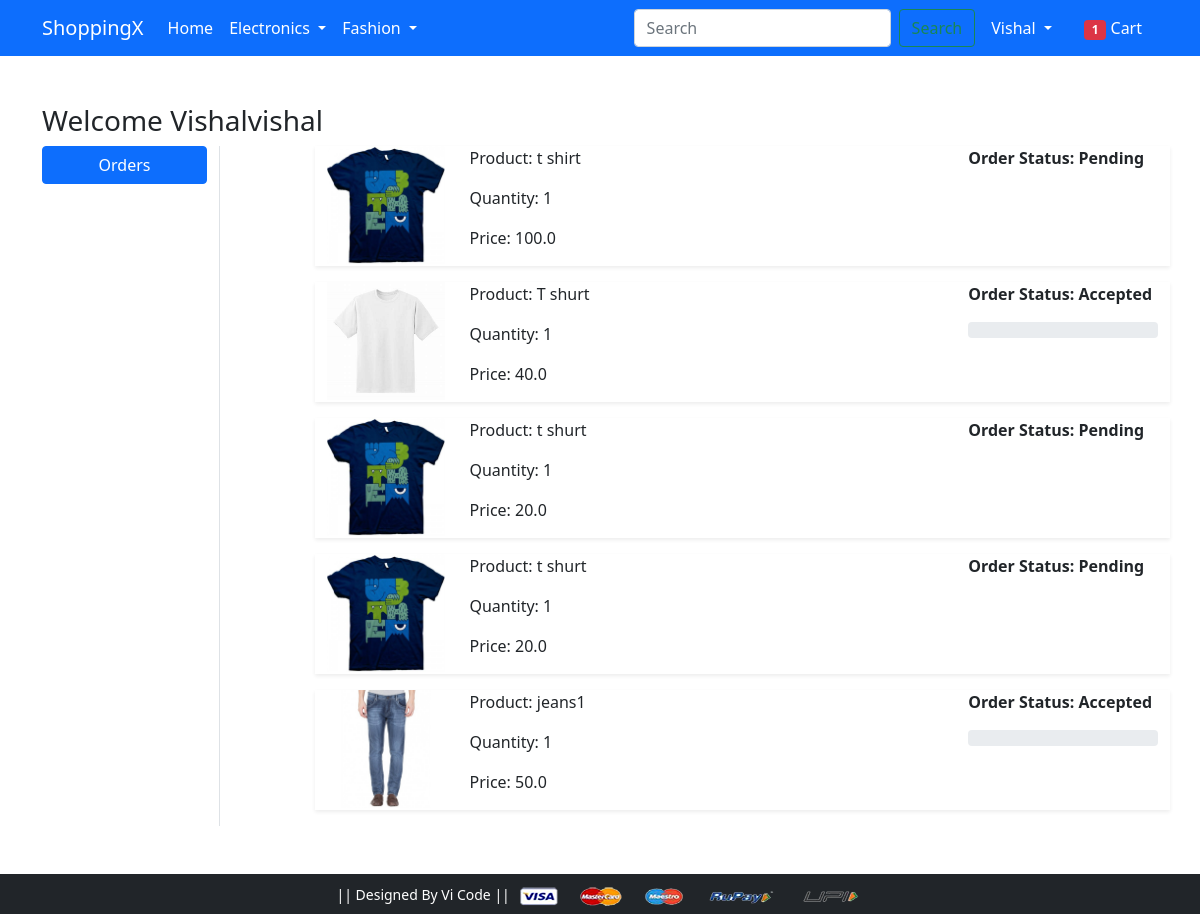
The page /orders/ (signed in) on the database as committed earlier.
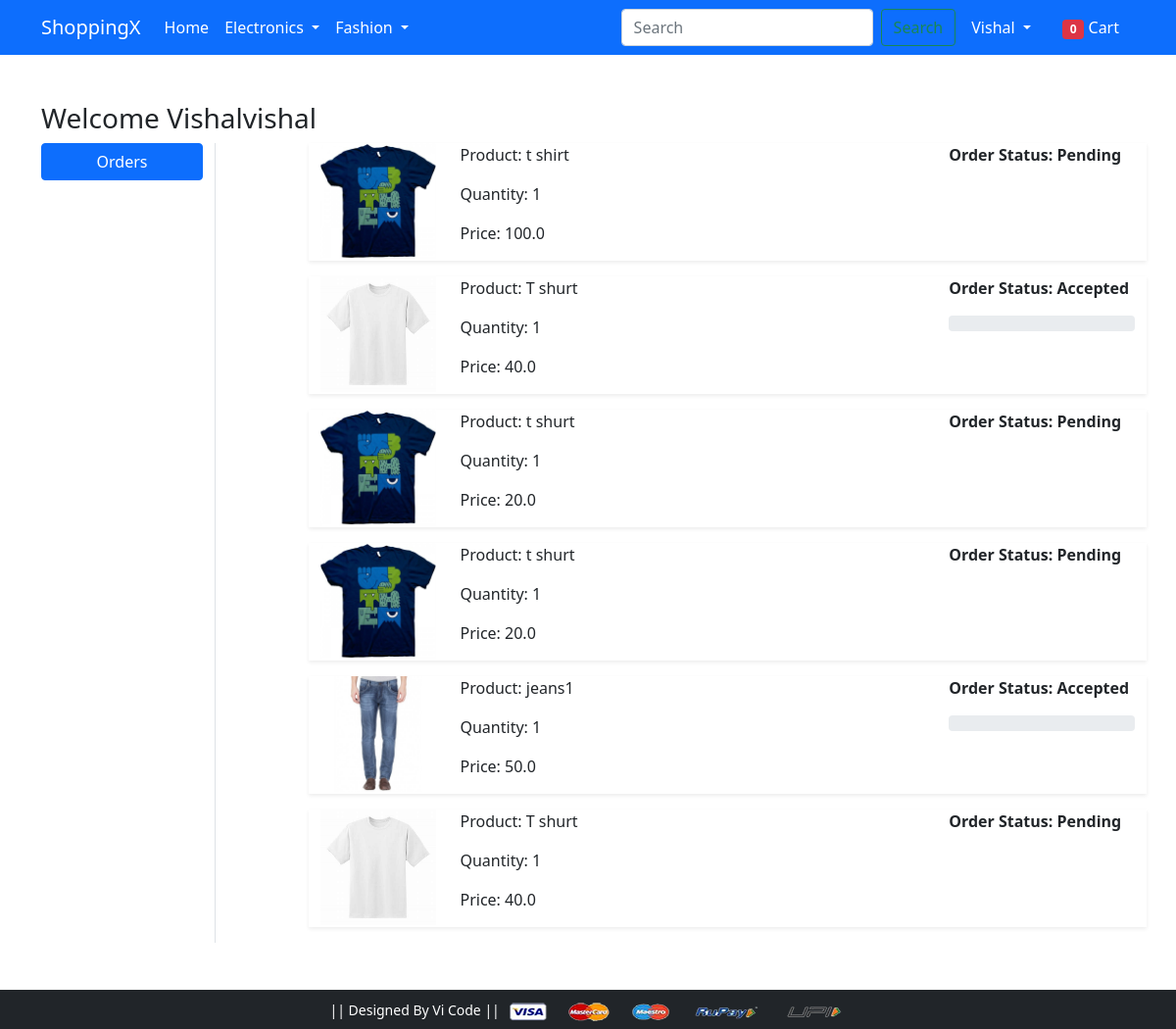
The same page on the database as committed later.
### app/models.py (models this page shows, shortened)
class OrderPlaced(models.Model):
    user = models.ForeignKey(User,on_delete=models.CASCADE)
    customer = models.ForeignKey(Customer,on_delete=models.CASCADE)
    product = models.ForeignKey(Product, on_delete=models.CASCADE)
    quantity =  models.PositiveIntegerField(default=1)
    ordered_date = models.DateTimeField(auto_now_add=True)
    status = models.CharField(max_length=50,
    choices=STATE_CHOICES,default='Pending')
    @property
    def total_cost(self):
        return self.quantity * self.product.discounted_price

class Product(models.Model):
    title = models.CharField(max_length=100)
    selling_price = models.FloatField()
    discounted_price = models.FloatField()
    description = models.TextField()
    brand = models.CharField(max_length=100)
    category = models.CharField(choices=CATEGORY_CHOICES, max_length=2)
    product_image = models.ImageField(upload_to='productimg')

### app/views.py (the view)
# urls.py: path('orders/', views.orders, name='orders'),
@login_required
def orders(request):
 totalitem = 0
 if request.user.is_authenticated:
  totalitem = len(Cart.objects.filter(user=request.user))
 op = OrderPlaced.objects.filter(user=request.user)
 return render(request, 'app/orders.html', {'order_placed':op,'totalitem':totalitem})

### app/templates/app/orders.html (shortened to what this page needs)
{% extends 'app/base.html' %}
{% load static %}
{% block main-content %}
<div class="container my-5">
 <div class="row">
  <h3>Welcome Vishal<span class="text-capitalize">{{request.user}}</span></h3>
  <div class="col-sm-2 border-end">
   <ul class="list-unstyled">
    <li class="d-grid"><a href="{% url 'orders' %}" class="btn btn-primary">Orders</a></li>
   </ul>
  </div>
  <div class="col-sm-9 offset-sm-1">
  {% for op in order_placed %}
   <div class="row shadow-sm mb-3">
    <div class="col-sm-2">
      <img src="{{op.product.product_image.url}}" alt="" srcset="" class="img-fluid" height="150">
    </div>
   <div class="col-sm-7">
    <p>Product: {{op.product.title}}</p>
    <p>Quantity: {{op.quantity}}</p>
    <p>Price: {{op.total_cost}}</p>
   </div>
   <div class="col-sm-3 fw-bold">
    <p>Order Status: {{op.status}}</p>
     {% if op.status == 'Accepted' %}
     <div class="progress">
     </div>
     {% endif %}
   </div>
  </div>
  {% endfor %}
  </div>
 </div>
</div>
{% endblock main-content %}

### app/templates/app/base.html (shortened to what this page needs)
<!doctype html>
{% load static %}
<html lang="en">
  <head>
    <link href="https://cdn.jsdelivr.net/npm/bootstrap@5.0.0-beta1/dist/css/bootstrap.min.css" rel="stylesheet">
    <link rel="stylesheet" href="{% static 'app/css/owl.carousel.min.css' %}">
    <link rel="stylesheet" href="{% static 'app/css/all.min.css' %}">
    <link rel="stylesheet" href="{% static 'app/css/style.css' %}">
  </head>
  <body>
    <nav class="navbar navbar-expand-lg navbar-dark bg-primary">
     <div class="container">
       <a class="navbar-brand" href="/">ShoppingX</a>
       <div class="collapse navbar-collapse" id="navbarSupportedContent">
         <ul class="navbar-nav me-auto mb-2 mb-lg-0">
           <li class="nav-item">
             <a class="nav-link active" aria-current="page" href="/">Home</a>
           </li>
           <li class="nav-item dropdown">
             <a class="nav-link dropdown-toggle text-white" href="#" id="electronicsDropdown" role="button" data-bs-toggle="dropdown" aria-expanded="false">
               Electronics
             </a>
           </li>
           <li class="nav-item dropdown">
             <a class="nav-link dropdown-toggle text-white" href="#" id="fashionDropdown" role="button" data-bs-toggle="dropdown" aria-expanded="false">
               Fashion
             </a>
           </li>
         </ul>
    <form class="d-flex" role="search" method="get" action="{% url 'search' %}">
  <input class="form-control me-2" type="search" placeholder="Search" name="query" aria-label="Search">
  <button class="btn btn-outline-success" type="submit">Search</button>
</form>
        <div>
          <ul class="navbar-nav me-auto mb-2 mb-lg-0">
          {% if request.user.is_authenticated %}
           <li class="nav-item dropdown mx-2">
              <a class="nav-link dropdown-toggle text-white" href="#" id="profileDropdown" role="button" data-bs-toggle="dropdown" aria-expanded="false">
                {{request.user.username|capfirst}}
              </a>
            </li>
            <li class="nav-item mx-2">
             <a href="{% url 'showcart' %}" class="nav-link text-white"><span class="badge bg-danger">{{totalitem}}</span> Cart </a>
            </li>
          {% endif %}
          </ul>
         </div>
       </div>
     </div>
    </nav>
    {% block main-content %} {% endblock main-content %}
    <footer class="container-fluid bg-dark text-center p-2 mt-5">
        <small class="text-white">|| Designed By Vi Code || </small>
        <img src="{% static 'app/images/payment.png' %}" alt="" srcset="" class="img-fluid" height="2px">
    </footer>
  </body>
</html>

Rows that differ between the two databases and show on the page:
added OrderPlaced: product.product_image (picture), product "T shurt", quantity "1", total_cost "40.0", status "Pending"
Other text that changed with them:
{{ totalitem }}: "1" → "0"
